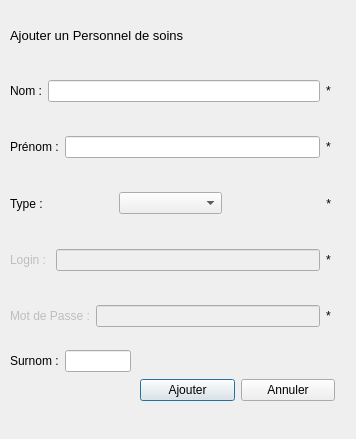
<?xml version="1.0" encoding="UTF-8"?>
<ui version="4.0">
 <class>PersonnelWindow</class>
 <widget class="QDialog" name="PersonnelWindow">
  <property name="geometry">
   <rect>
    <x>0</x>
    <y>0</y>
    <width>356</width>
    <height>439</height>
   </rect>
  </property>
  <property name="windowTitle">
   <string>Dialog</string>
  </property>
  <widget class="QWidget" name="horizontalLayoutWidget">
   <property name="geometry">
    <rect>
     <x>140</x>
     <y>350</y>
     <width>195</width>
     <height>80</height>
    </rect>
   </property>
   <layout class="QHBoxLayout" name="horizontalLayout">
    <item>
     <widget class="QPushButton" name="btnAjouter">
      <property name="text">
       <string>Ajouter</string>
      </property>
     </widget>
    </item>
    <item>
     <widget class="QPushButton" name="btnAnnuler">
      <property name="text">
       <string>Annuler</string>
      </property>
     </widget>
    </item>
   </layout>
  </widget>
  <widget class="QWidget" name="verticalLayoutWidget_2">
   <property name="geometry">
    <rect>
     <x>10</x>
     <y>10</y>
     <width>321</width>
     <height>331</height>
    </rect>
   </property>
   <layout class="QVBoxLayout" name="verticalLayout_2">
    <item>
     <widget class="QLabel" name="label_19">
      <property name="font">
       <font>
        <pointsize>10</pointsize>
       </font>
      </property>
      <property name="text">
       <string>Ajouter un Personnel de soins</string>
      </property>
     </widget>
    </item>
    <item>
     <layout class="QHBoxLayout" name="horizontalLayout_2">
      <item>
       <widget class="QLabel" name="label">
        <property name="text">
         <string>Nom :</string>
        </property>
       </widget>
      </item>
      <item>
       <widget class="QLineEdit" name="lineEditNom"/>
      </item>
      <item>
       <widget class="QLabel" name="label_3">
        <property name="text">
         <string>*</string>
        </property>
       </widget>
      </item>
     </layout>
    </item>
    <item>
     <layout class="QHBoxLayout" name="horizontalLayout_4">
      <item>
       <widget class="QLabel" name="label_4">
        <property name="text">
         <string>Prénom :</string>
        </property>
       </widget>
      </item>
      <item>
       <widget class="QLineEdit" name="lineEditPrenom"/>
      </item>
      <item>
       <widget class="QLabel" name="label_5">
        <property name="text">
         <string>*</string>
        </property>
       </widget>
      </item>
     </layout>
    </item>
    <item>
     <layout class="QHBoxLayout" name="horizontalLayout_3">
      <item>
       <widget class="QLabel" name="label_2">
        <property name="text">
         <string>Type :</string>
        </property>
       </widget>
      </item>
      <item>
       <widget class="QComboBox" name="comboBoxType">
        <property name="enabled">
         <bool>true</bool>
        </property>
        <property name="iconSize">
         <size>
          <width>16</width>
          <height>16</height>
         </size>
        </property>
       </widget>
      </item>
      <item>
       <widget class="QLabel" name="label_6">
        <property name="text">
         <string>*</string>
        </property>
        <property name="alignment">
         <set>Qt::AlignRight|Qt::AlignTrailing|Qt::AlignVCenter</set>
        </property>
       </widget>
      </item>
     </layout>
    </item>
    <item>
     <layout class="QHBoxLayout" name="horizontalLayout_6">
      <item>
       <widget class="QLabel" name="login">
        <property name="enabled">
         <bool>false</bool>
        </property>
        <property name="text">
         <string>Login : </string>
        </property>
       </widget>
      </item>
      <item>
       <widget class="QLineEdit" name="lineEditLogin">
        <property name="enabled">
         <bool>false</bool>
        </property>
        <property name="readOnly">
         <bool>true</bool>
        </property>
       </widget>
      </item>
      <item>
       <widget class="QLabel" name="label_10">
        <property name="text">
         <string>*</string>
        </property>
       </widget>
      </item>
     </layout>
    </item>
    <item>
     <layout class="QHBoxLayout" name="horizontalLayout_5">
      <item>
       <widget class="QLabel" name="mdp">
        <property name="enabled">
         <bool>false</bool>
        </property>
        <property name="text">
         <string>Mot de Passe :</string>
        </property>
       </widget>
      </item>
      <item>
       <widget class="QLineEdit" name="lineEditMDP">
        <property name="enabled">
         <bool>false</bool>
        </property>
        <property name="echoMode">
         <enum>QLineEdit::Password</enum>
        </property>
        <property name="readOnly">
         <bool>true</bool>
        </property>
       </widget>
      </item>
      <item>
       <widget class="QLabel" name="label_8">
        <property name="text">
         <string>*</string>
        </property>
       </widget>
      </item>
     </layout>
    </item>
   </layout>
  </widget>
  <widget class="QWidget" name="layoutWidget">
   <property name="geometry">
    <rect>
     <x>10</x>
     <y>350</y>
     <width>121</width>
     <height>22</height>
    </rect>
   </property>
   <layout class="QHBoxLayout" name="horizontalLayout_7">
    <item>
     <widget class="QLabel" name="label_7">
      <property name="text">
       <string>Surnom :</string>
      </property>
     </widget>
    </item>
    <item>
     <widget class="QLineEdit" name="lineEditSurnom"/>
    </item>
   </layout>
  </widget>
 </widget>
 <resources/>
 <connections/>
</ui>
